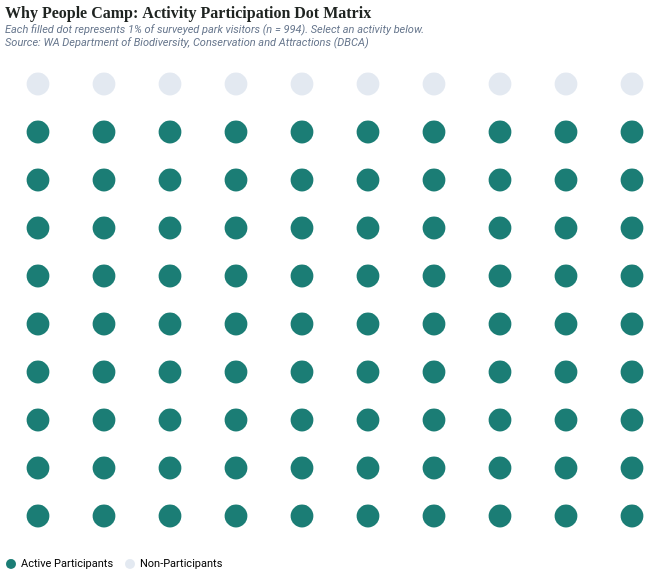

Vega-Lite specification stored for this chart:
### Vega-Lite specification from a JSON file in a GitHub repository (floating-point values rounded to 4 significant figures)
{"$schema": "https://vega.github.io/schema/vega-lite/v5.json", "background": "transparent", "title": {"text": "Why People Camp: Activity Participation Dot Matrix", "subtitle": ["Each filled dot represents 1% of surveyed park visitors (n = 994). Select an activity below.", "Source: WA Department of Biodiversity, Conservation and Attractions (DBCA)"], "anchor": "start", "font": "Playfair Display", "fontSize": 16, "fontWeight": 700, "color": "#1f2421", "subtitleFont": "Roboto", "subtitleFontSize": 11, "subtitleColor": "#64748b", "subtitleFontStyle": "italic", "dy": -8}, "params": [{"name": "selected_activity", "value": "Relaxing / fun / enjoyment", "bind": {"input": "select", "options": ["Relaxing / fun / enjoyment", "Bushwalking / hiking", "Sightseeing", "Cycling / mountain bike riding", "Swimming", "Wildflower viewing", "Photography", "Snorkelling / diving", "Wildlife viewing", "Guided tours", "Surfing / kite surfing", "Fishing", "Visit Aboriginal / cultural sites", "Picnicking / barbecuing", "Visit the visitor centre in park", "Four wheel driving", "Fitness / health", "Rock climbing / abseiling", "Bird watching", "Canoeing / kayaking / boating"], "name": "Select Activity: "}}], "data": {"sequence": {"start": 0, "stop": 100, "step": 1, "as": "dot_id"}}, "transform": [{"calculate": "datum.dot_id % 10", "as": "col"}, {"calculate": "floor(datum.dot_id / 10)", "as": "row"}, {"calculate": "selected_activity == 'Relaxing / fun / enjoyment' ? 90.1 : selected_activity == 'Bushwalking / hiking' ? 72.9 : selected_activity == 'Sightseeing' ? 66.4 : selected_activity == 'Cycling / mountain bike riding' ? 65.1 : selected_activity == 'Swimming' ? 30.2 : selected_activity == 'Wildflower viewing' ? 27.2 : selected_activity == 'Photography' ? 27.1 : selected_activity == 'Snorkelling / diving' ? 27.0 : selected_activity == 'Wildlife viewing' ? 26.2 : selected_activity == 'Guided tours' ? 21.2 : selected_activity == 'Surfing / kite surfing' ? 20.9 : selected_activity == 'Fishing' ? 19.4 : selected_activity == 'Visit Aboriginal / cultural sites' ? 17.3 : selected_activity == 'Picnicking / barbecuing' ? 12.6 : selected_activity == 'Visit the visitor centre in park' ? 11.4 : selected_activity == 'Four wheel driving' ? 10.1 : selected_activity == 'Fitness / health' ? 7.1 : selected_activity == 'Rock climbing / abseiling' ? 4.3 : selected_activity == 'Bird watching' ? 3.2 : 2.5", "as": "rate_value"}, {"calculate": "datum.dot_id < round(datum.rate_value) ? 'Active Participants' : 'Non-Participants'", "as": "status"}], "width": 660, "height": 480, "layer": [{"mark": {"type": "circle", "size": 520, "opacity": 0.95}, "encoding": {"x": {"field": "col", "type": "ordinal", "axis": null}, "y": {"field": "row", "type": "ordinal", "sort": "descending", "axis": null}, "color": {"field": "status", "type": "nominal", "scale": {"domain": ["Active Participants", "Non-Participants"], "range": ["#0f766e", "#e2e8f0"]}, "legend": {"title": null, "orient": "bottom", "direction": "horizontal", "labelFont": "Roboto", "labelFontSize": 11}}, "tooltip": [{"field": "status", "type": "nominal", "title": "Status"}, {"field": "rate_value", "type": "quantitative", "title": "Participation Rate (%)", "format": ".1f"}]}}, {"data": {"values": [{}]}, "mark": {"type": "text", "align": "center", "baseline": "middle", "font": "Playfair Display", "fontSize": 44, "fontWeight": 700, "color": "#0f766e", "x": 240, "y": 240}, "encoding": {"text": {"expr": "format(selected_activity == 'Relaxing / fun / enjoyment' ? 90.1 : selected_activity == 'Bushwalking / hiking' ? 72.9 : selected_activity == 'Sightseeing' ? 66.4 : selected_activity == 'Cycling / mountain bike riding' ? 65.1 : selected_activity == 'Swimming' ? 30.2 : selected_activity == 'Wildflower viewing' ? 27.2 : selected_activity == 'Photography' ? 27.1 : selected_activity == 'Snorkelling / diving' ? 27.0 : selected_activity == 'Wildlife viewing' ? 26.2 : selected_activity == 'Guided tours' ? 21.2 : selected_activity == 'Surfing / kite surfing' ? 20.9 : selected_activity == 'Fishing' ? 19.4 : selected_activity == 'Visit Aboriginal / cultural sites' ? 17.3 : selected_activity == 'Picnicking / barbecuing' ? 12.6 : selected_activity == 'Visit the visitor centre in park' ? 11.4 : selected_activity == 'Four wheel driving' ? 10.1 : selected_activity == 'Fitness / health' ? 7.1 : selected_activity == 'Rock climbing / abseiling' ? 4.3 : selected_activity == 'Bird watching' ? 3.2 : 2.5, '.1f') + '%'"}}}], "config": {"view": {"stroke": null}}}
